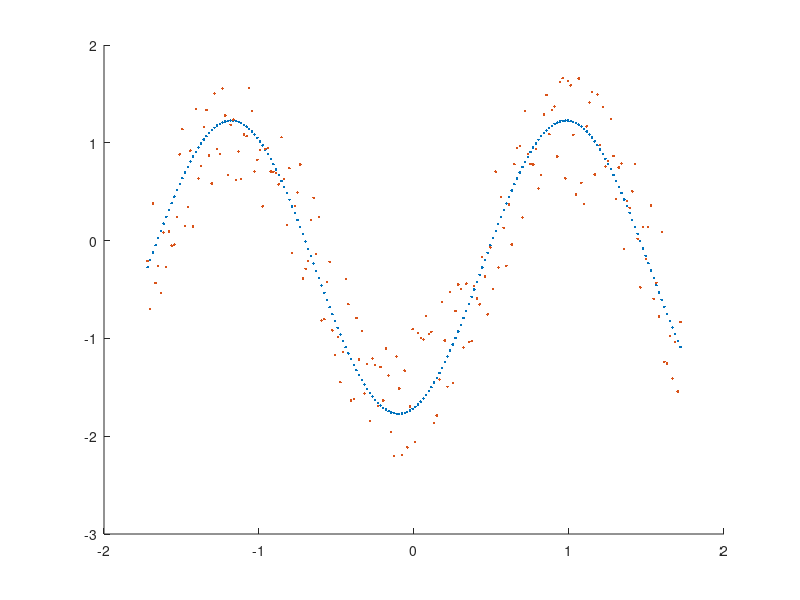

MATLAB code for this plot:
function [data] = geraDados2D()
    
    %Gera e plota os dados bidimensionais

    x = linspace(0,10,200);
    %Criando os pontos o vetor de pontos da função com ruídos adicionados
    y = sin(x) + 5 + (rand(size(x)) - 0.5);
    z = sin(x);
    %Normalizando os dados
    data = normalize([x' y' z']);
    
    figure(1);
    %plotagem
    scatter(data(:,1), data(:,3), '.black');
    hold on;
    
    scatter(data(:,1), data(:,2), '.r');
    hold on;
    
    data = data(:, 1:2);

end

